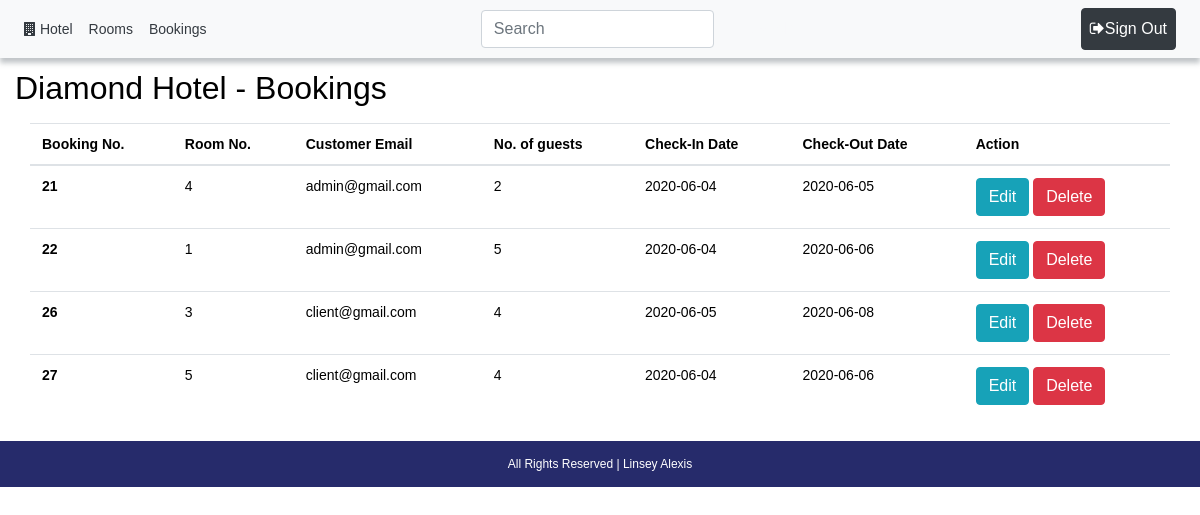
Page /components/booking/view.php (signed in) on the committed database.
### tables this page shows
CREATE TABLE IF NOT EXISTS `bookings` (
  `id` int(11) NOT NULL AUTO_INCREMENT,
  `customer_email` varchar(64) NOT NULL,
  `room_no` int(255) NOT NULL,
  `check_in` date NOT NULL,
  `check_out` date DEFAULT NULL,
  `adults_num` int(11) NOT NULL,
  `children_num` int(11) NOT NULL,
  `clear_bill` tinyint(1) NOT NULL DEFAULT '0',
  PRIMARY KEY (`id`)
);

### components/booking/view.php (the view, shortened to what this page needs)
<?php
$path = $_SERVER['DOCUMENT_ROOT'];
$path .= "/hotel/";
require_once($path . 'connect.php');
if ($_SESSION['role'] == 'admin') {
	$ReadSql = "SELECT * FROM `bookings` ORDER BY id";
}else {
	$email =$_SESSION['email'];
	$ReadSql = "SELECT * FROM `bookings` WHERE customer_email='$email' ORDER BY id";
}
$res = mysqli_query($connection, $ReadSql);
?>
<?php require($path . 'templates/header.php') ?>
	<div class="container-fluid my-4">
		<div class="row my-2">
			<h2>Diamond Hotel - Bookings</h2>
		</div>
		<table class="table ">
		<thead>
			<tr>
				<th>Booking No.</th>
				<th>Room No.</th>
				<th>Customer Email</th>
				<th>No. of guests</th>
				<th>Check-In Date</th>
				<th>Check-Out Date</th>
				<th>Action</th>
			</tr>
		</thead>
		<tbody>
		<?php
		while($r = mysqli_fetch_assoc($res)){
		?>
			<tr>
				<th scope="row"><?php echo $r["id"]; ?></th>
				<td><?php echo $r["room_no"]; ?></td>
				<td><?php echo $r["customer_email"]; ?></td>
				<td><?php echo ($r["adults_num"] + $r["children_num"]); ?></td>
				<td><?php echo $r["check_in"]; ?></td>
				<td><?php echo $r["check_out"]; ?></td>
				<td>
					<a href="update.php?id=<?php echo $r["id"]; ?>"><button type="button" class="btn btn-info">Edit</button></a>
					<button type="button" class="btn btn-danger btn-xs" data-toggle="modal" data-target="#myModal">Delete</button>
				</td>
			</tr>
		<?php } ?>
		</tbody>
		</table>
	</div>
<?php require($path . 'templates/footer.php') ?>

### css/style.css (style rules this page uses)
* { color: black; }
html, body { height: 100%; }

### templates/header.php (style rules this page uses)
body { font: 14px sans-serif; }

### rows in the picture
bookings: id "21", room_no "4", customer_email "admin@gmail.com", $r["adults_num"] + $r["children_num"] "2", check_in "2020-06-04", check_out "2020-06-05"
bookings: id "22", room_no "1", customer_email "admin@gmail.com", $r["adults_num"] + $r["children_num"] "5", check_in "2020-06-04", check_out "2020-06-06"
bookings: id "26", room_no "3", customer_email "client@gmail.com", $r["adults_num"] + $r["children_num"] "4", check_in "2020-06-05", check_out "2020-06-08"
bookings: id "27", room_no "5", customer_email "client@gmail.com", $r["adults_num"] + $r["children_num"] "4", check_in "2020-06-04", check_out "2020-06-06"
